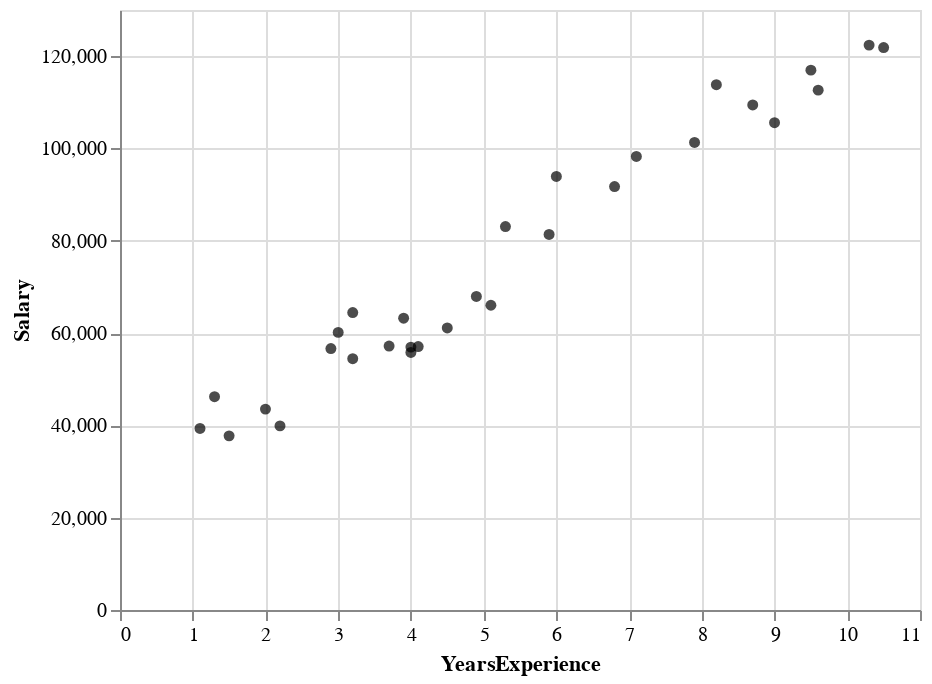

The notebook cell this image was saved under:
### Markdown cell above
## 1.1 Construct the basic building blocks of a HOPs visualization

In order to construct a HOPs visualization, we need the following functions:

1. A function to construct an Altair chart of the data: `get_salary_points_chart()`
2. A function to get one bootstrap sample of the linear regression fit: `get_one_bootstrap_salary_fit()`
3. A function to construct an Altair chart of one linear regression fit line: `get_salary_linear_fit_chart()`

Then we will combine all these functions together to make an animation.

### Question 1.1.1 Plot the data (5 points)

Construct a function, `get_salary_points_chart()`, which plots the data in `salary_df` as a scatterplot. The output should look like this:

![A scatterplot of Years of Experience (x axis) against Salary (y axis)](asset/assignment3_salary_points_chart.png)

### Code cell
def get_salary_points_chart():
    '''
    This function should return an altair plot object that is a scatterplot of
    the salary data, with YearsExperience on the x axis and Salary on the y axis
    '''
    salary_points = alt.Chart(salary_df).mark_circle(color='black').encode(
    x="YearsExperience",
    y="Salary"
    )

    return salary_points
    
get_salary_points_chart()

### Figure 1 — Vega-Lite specification as saved in the notebook (floating-point values rounded to 4 significant figures)
{"config": {"view": {"continuousWidth": 400, "continuousHeight": 300}}, "data": {"name": "data-09773d8f115bcdd7976eced50e1ebdda"}, "mark": {"type": "circle", "color": "black"}, "encoding": {"x": {"type": "quantitative", "field": "YearsExperience"}, "y": {"type": "quantitative", "field": "Salary"}}, "$schema": "https://vega.github.io/schema/vega-lite/v4.8.1.json", "datasets": {"data-09773d8f115bcdd7976eced50e1ebdda": [{"YearsExperience": 1.1, "Salary": 39340.0}, {"YearsExperience": 1.3, "Salary": 46200.0}, {"YearsExperience": 1.5, "Salary": 37730.0}, {"YearsExperience": 2.0, "Salary": 43520.0}, {"YearsExperience": 2.2, "Salary": 39890.0}, {"YearsExperience": 2.9, "Salary": 56640.0}, {"YearsExperience": 3.0, "Salary": 60150.0}, {"YearsExperience": 3.2, "Salary": 54440.0}, {"YearsExperience": 3.2, "Salary": 64440.0}, {"YearsExperience": 3.7, "Salary": 57190.0}, {"YearsExperience": 3.9, "Salary": 63220.0}, {"YearsExperience": 4.0, "Salary": 55790.0}, {"YearsExperience": 4.0, "Salary": 56960.0}, {"YearsExperience": 4.1, "Salary": 57080.0}, {"YearsExperience": 4.5, "Salary": 61110.0}, {"YearsExperience": 4.9, "Salary": 67940.0}, {"YearsExperience": 5.1, "Salary": 66030.0}, {"YearsExperience": 5.3, "Salary": 83090.0}, {"YearsExperience": 5.9, "Salary": 81360.0}, {"YearsExperience": 6.0, "Salary": 93940.0}, {"YearsExperience": 6.8, "Salary": 91740.0}, {"YearsExperience": 7.1, "Salary": 98270.0}, {"YearsExperience": 7.9, "Salary": 101300.0}, {"YearsExperience": 8.2, "Salary": 113800.0}, {"YearsExperience": 8.7, "Salary": 109400.0}, {"YearsExperience": 9.0, "Salary": 105600.0}, {"YearsExperience": 9.5, "Salary": 117000.0}, {"YearsExperience": 9.6, "Salary": 112600.0}, {"YearsExperience": 10.3, "Salary": 122400.0}, {"YearsExperience": 10.5, "Salary": 121900.0}]}}
